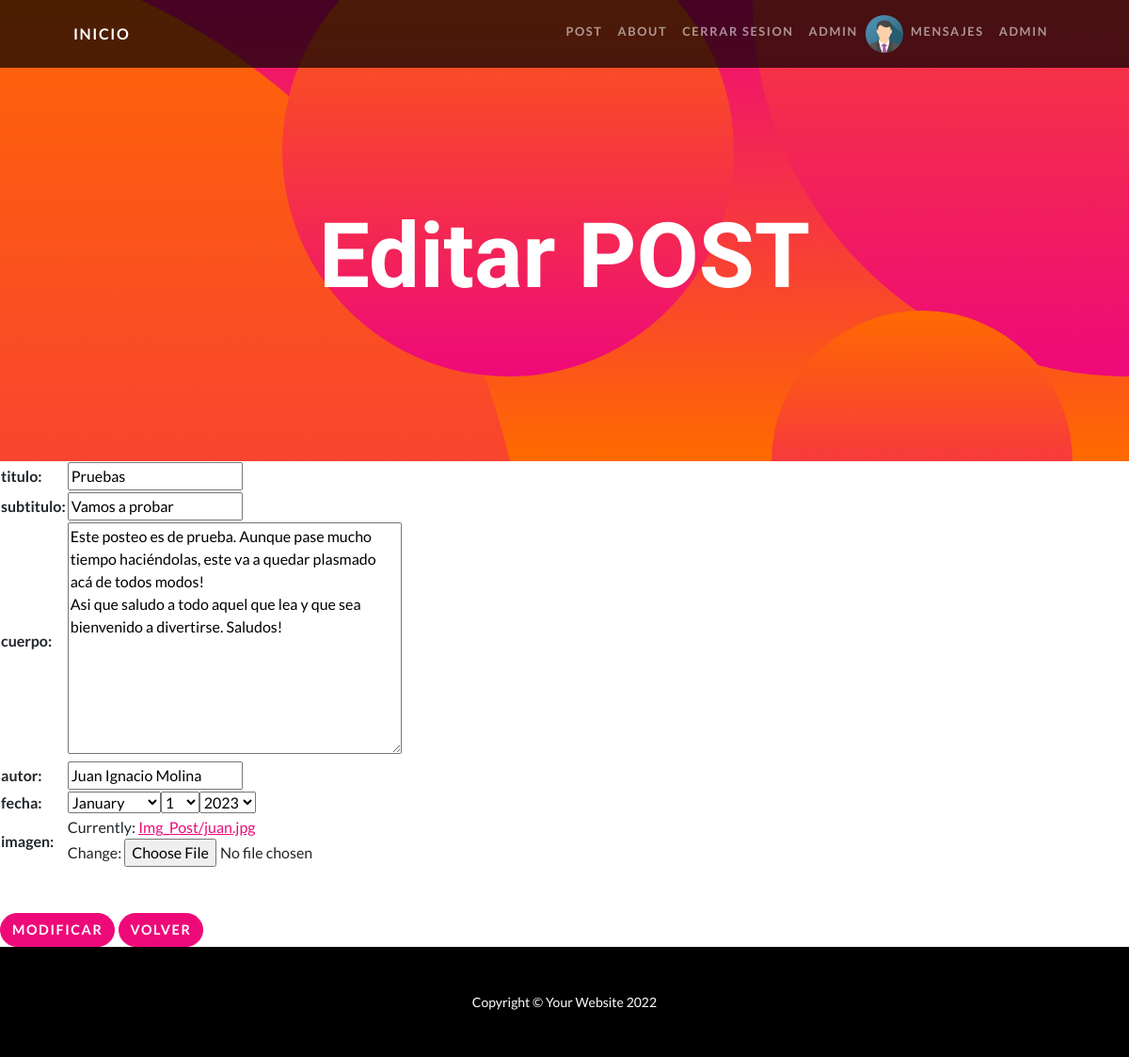
Page /editar_post/2 (signed in) on the committed database.
### Blogapp/models.py (models this page shows, shortened)
class Post(models.Model):
    titulo = models.CharField(max_length=50)
    subtitulo = models.CharField(max_length=50)
    cuerpo = RichTextUploadingField()
    autor = models.CharField(max_length=50)
    fecha = models.DateField()
    imagen = models.ImageField(upload_to='Img_Post')

### Blogapp/views.py (the view)
# urls.py: path('editar_post/<id>', editar_post, name='editar_post'),
@login_required
def editar_post (request, id):
    post = Post.objects.get(id=id)
    if request.method == 'POST':
        form = PostForm(request.POST)
        if form.is_valid():
            info = form.cleaned_data
            post.titulo = info["titulo"]
            post.subtitulo = info['subtitulo']
            post.cuerpo = info['cuerpo']
            post.autor = info['autor']
            post.fecha = info['fecha']
            post.imagen = info['imagen']
            post.save()
            posteos = Post.objects.all()
            return render(request, 'Blogapp/lista_posteos.html', {'mensaje': 'Post editado exitosamente', 'posteos': posteos, 'avatar': obtener_avatar(request)})
    else:
        form = PostForm(initial={'titulo': post.titulo, 'subtitulo': post.subtitulo, 'cuerpo': post.cuerpo, 'autor': post.autor, 'fecha': post.fecha, 'imagen': post.imagen})
        return render(request, 'Blogapp/editar_post.html', {'form': form, 'post': post, 'avatar': obtener_avatar(request)})

### Blogapp/forms.py
class PostForm(forms.Form):
    titulo = forms.CharField(label="titulo", max_length=50)
    subtitulo = forms.CharField(label="subtitulo", max_length=50)
    cuerpo = forms.CharField(label="cuerpo", widget=forms.Textarea)
    autor = forms.CharField(label="autor", max_length=50)
    fecha = forms.DateField(label="fecha", widget=forms.SelectDateWidget)
    imagen = forms.ImageField(label="imagen")

### Blogregistro/views.py (called while the page is built)
def obtener_avatar(request):
    lista = Avatar.objects.filter(usuario=request.user)
    if len(lista) != 0:
        avatar = lista[0].imagen.url
    else:
        avatar = '/media/avatar/defecto.jfif'
    return avatar

### Blogapp/Templates/Blogapp/editar_post.html (shortened to what this page needs)
{% extends "Blogapp/padre.html" %}
{% load static %}
{% block titulo %}
    Editar POST
{% endblock %}
{% block contenido %}
    <form action="{% url 'editar_post' post.id %}" method="POST"> {% csrf_token %}
        <table>
            {{ form.as_table }}
        </table>
        <input class="btn btn-primary btn-xm rounded-pill mt-5" type="submit" value="Modificar">
        <a class="btn btn-primary btn-xm rounded-pill mt-5" href="{% url 'mostrarPost' post.id %}"> Volver </a>
    </form>
{% endblock %}

### Blogapp/Templates/Blogapp/padre.html (shortened to what this page needs)
<!DOCTYPE html>
<html lang="en">
    <head>
        {% load static %}
        <link href="{% static 'Blogapp/css/styles.css' %}" rel="stylesheet" />
    </head>
    <body id="page-top">
        <nav class="navbar navbar-expand-lg navbar-dark navbar-custom fixed-top">
            <div class="container px-5">
                <a class="navbar-brand" href="{% url 'inicio' %}">INICIO</a>
                <div class="collapse navbar-collapse" id="navbarResponsive">
                    <ul class="navbar-nav ms-auto">
                        <li class="nav-item"><a class="nav-link" href="{% url 'posteos' %}">Post</a></li>
                        <li class="nav-item"><a class="nav-link" href="{% url 'about' %}">About</a></li>
                    {% if user.is_authenticated %}
                        <li class="nav-item"><a class="nav-link" href="{% url 'logout' %}">Cerrar Sesion</a></li>
                        <li class="nav-item"><a class="nav-link" href="{% url 'perfil' %}">{{ user.username }}</a></li>
                        <img src="{{ avatar }}" alt="" style="height: 40px; border-radius: 50%  ;">
                        <li class="nav-item"><a class="nav-link" href="{% url 'mensajes' %}">Mensajes {% if msj > 0 %} ({{ msj }}) {% endif %}</a></li>
                        {%if user.is_superuser %}
                            <li class="nav-item"><a class="nav-link" href="http://127.0.0.1:8000/admin/">Admin</a></li>
                        {% endif %}
                    {% else %}
                        <li class="nav-item"><a class="nav-link" href="{% url 'registro' %}">Sign Up</a></li>
                        <li class="nav-item"><a class="nav-link" href="{% url 'login' %}">Log In</a></li>
                    {% endif %}
                    </ul>
                </div>
            </div>
        </nav>
        <header class="masthead text-center text-white">
            <div class="masthead-content">
                <div class="container px-5">
                    <h1 class="masthead-heading mb-0">{% block titulo %} {% endblock %} </h1>
                </div>
            </div>
            <div class="bg-circle-1 bg-circle"></div>
            <div class="bg-circle-2 bg-circle"></div>
            <div class="bg-circle-3 bg-circle"></div>
            <div class="bg-circle-4 bg-circle"></div>
        </header>
        {% block contenido %}
        {% endblock %}
        <footer class="py-5 bg-black">
            <div class="container px-5"><p class="m-0 text-center text-white small">Copyright &copy; Your Website 2022</p></div>
        </footer>
    </body>
</html>

### rows in the picture
Post: titulo "Pruebas", subtitulo "Vamos a probar", cuerpo "Este posteo es de prueba. Aunque pase mucho tiempo haciéndolas, este va a quedar plasmado acá de todos modos! Asi que saludo a todo aquel que lea y que sea bienvenido a divertirse. Saludos!", autor "Juan Ignacio Molina"

### other values in the picture
{{ user.username }} "ADMIN"
